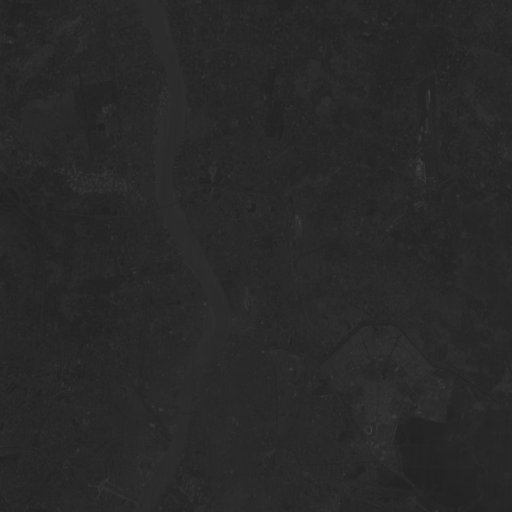
#> input picture Sem-2/Machine Learning/Assignments/Naive Bayes Implementation/band1.gif, 512 x 512 px, found by its file name; the run also reads 3 pictures not shown here
$ jupyter execute kmeans_band_image_saikat_kumar_ghosh_version_no1.ipynb
#> lines starting #> are read from the running program, lines starting #| are printed output that depends on the picture; after the words box and inside, x2 and y2 are one past the last pixel; in counts of white or black regions, pixels touching at a corner belong together
[cell 1]
import numpy as np
import matplotlib.pyplot as plt
from PIL import Image

[cell 2]
def load_image(filename):
#> called with filename = 'band1.gif'
    img = Image.open(filename)
#> img is the input picture: PIL image 512x512 P; min 32, max 65, mean 40.6
    return np.array(img)
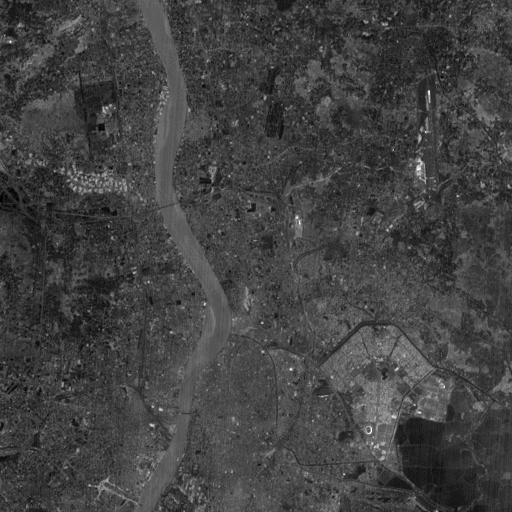
#> returned value: shape (512, 512); min 0, max 33, mean 8.6; drawn with min black and max white

def initialize_centroids(data, k):
    centroids_idx = np.random.choice(len(data), size=k, replace=False)
    centroids = data[centroids_idx]
    return centroids

def assign_clusters(data, centroids):
    distances = np.sqrt(((data - centroids[:, np.newaxis])**2).sum(axis=2))
    return np.argmin(distances, axis=0)

def update_centroids(data, clusters, k):
    centroids = np.zeros((k, data.shape[1]))
    for i in range(k):
        centroids[i] = np.mean(data[clusters == i], axis=0)
    return centroids

def kmeans(data, k, max_iters=100):
    centroids = initialize_centroids(data, k)
    for _ in range(max_iters):
        clusters = assign_clusters(data, centroids)
        new_centroids = update_centroids(data, clusters, k)
        if np.all(centroids == new_centroids):
            break
        centroids = new_centroids
    return clusters, centroids

band1 = load_image("band1.gif")
band2 = load_image("band2.gif")
band3 = load_image("band3.gif")
#> call 3 of load_image, with filename = 'band3.gif'
#> in load_image (call 3), `return np.array(img)`:
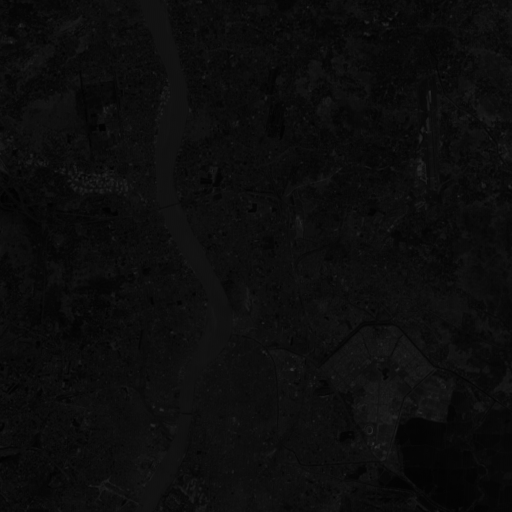
#> returned value: shape (512, 512); min 0, max 48, mean 12.6
band4 = load_image("band4.gif")

# Combining bands into one image
data = np.stack((band1, band2, band3, band4), axis=-1)
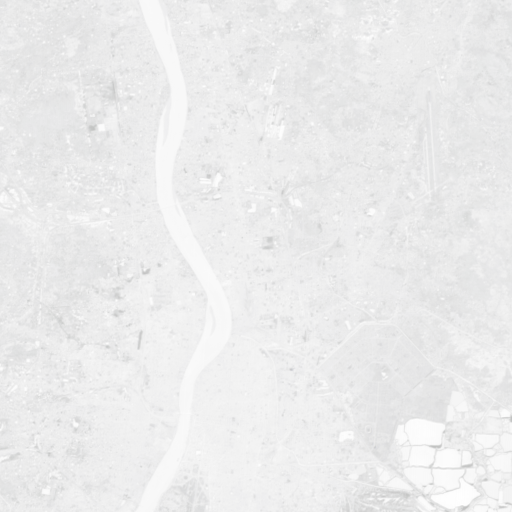
#> data: shape (512, 512, 4); mean of channels 0, 1, 2, 3 8.6, 9.7, 12.6, 19.6; transparent parts drawn white

# Flatten the data
data_flatten = data.reshape((-1, 4))

k_values = [2, 3, 4, 5, 6]
for k in k_values:
    clusters, centroids = kmeans(data_flatten, k)

    # Reshape cluster labels back to image shape
    clustered_img = clusters.reshape((data.shape[0], data.shape[1]))

    # Plotting clustered image
    plt.figure(figsize=(8, 6))
    plt.imshow(clustered_img, cmap='Blues')
    plt.title(f'Clustered Image (k={k})')
    plt.show()
#> this loop made 5 passes
#> centroids on passes 1 to 2: [[8.03, 8.93, 11.55, 15.82], [9.54, 10.92, 14.03, 25.15]], [[8, 8, 12, 17], [7, 6, 11, 18], [8, 8, 13, 13]]
#> pass 1, `clustered_img = clusters.reshape((data.shape[0], data.shape[1]))`:
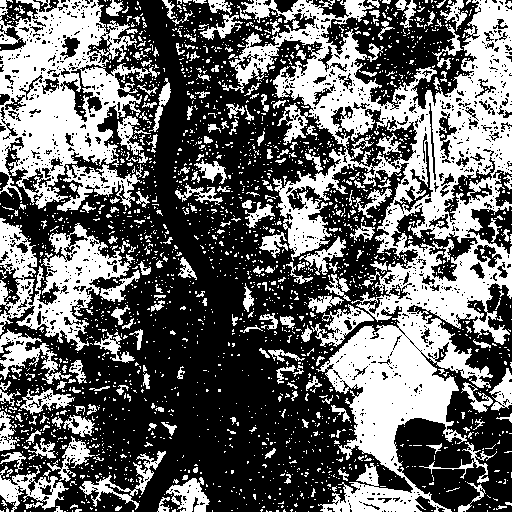
#> clustered_img: shape (512, 512) int64; values 0 (black) and 1 (white), 40.5% white; 2393 white regions (2165 under 20 px), largest, box (x1, y1, x2, y2) and area: (222, 0, 512, 512) 49274, (0, 0, 160, 209) 15720, (0, 218, 131, 351) 6900
#> pass 2, `clustered_img = clusters.reshape((data.shape[0], data.shape[1]))`:
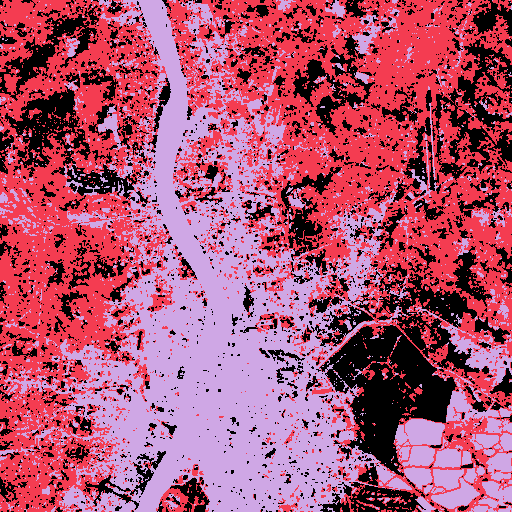
#> clustered_img: shape (512, 512) int64; 3 distinct labels, from 0 to 2; one colour per label, 0 black
#> pass 3, `clustered_img = clusters.reshape((data.shape[0], data.shape[1]))`:
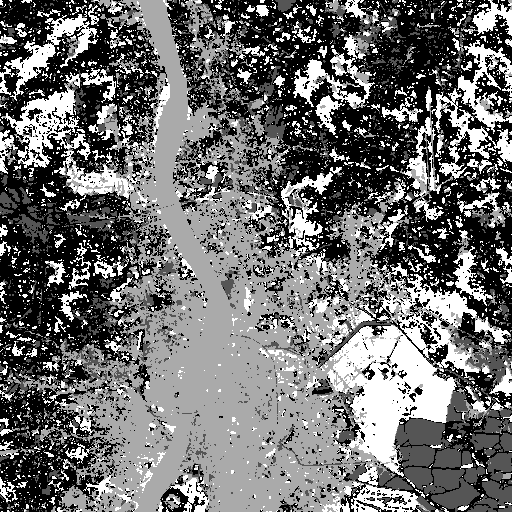
#> clustered_img: shape (512, 512) int64; min 0, max 3, mean 1.31; drawn with min black and max white
